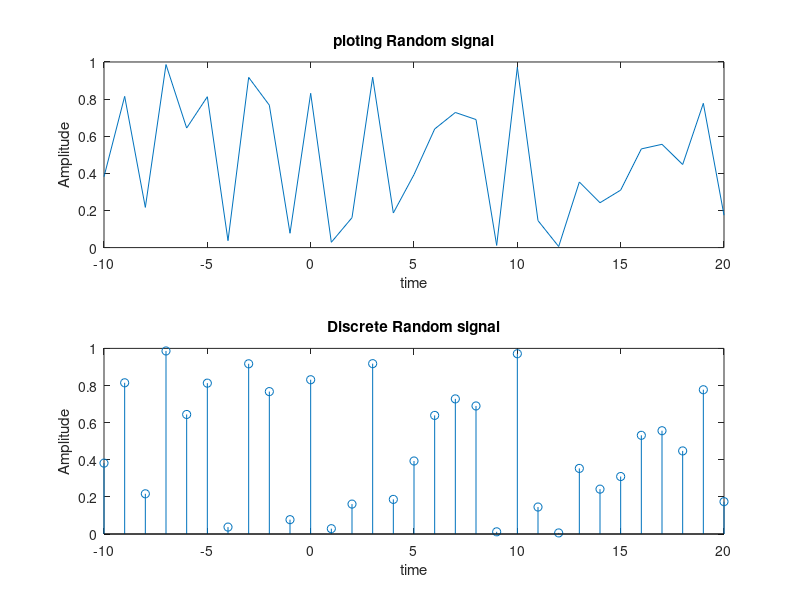

MATLAB code to generate this figure:
%Write a program to implement RAND Function (random signal)
clc;
clear all;
close all;
%analog signal
t=-10:1:20;
y=rand(1,31);
subplot(2,1,1);
plot(t,y);
xlabel('time');
ylabel('Amplitude');
title('ploting Random signal');
%discrete signal
subplot(2,1,2);
stem(t,y);
xlabel('time');
ylabel('Amplitude');
title('Discrete Random signal');
